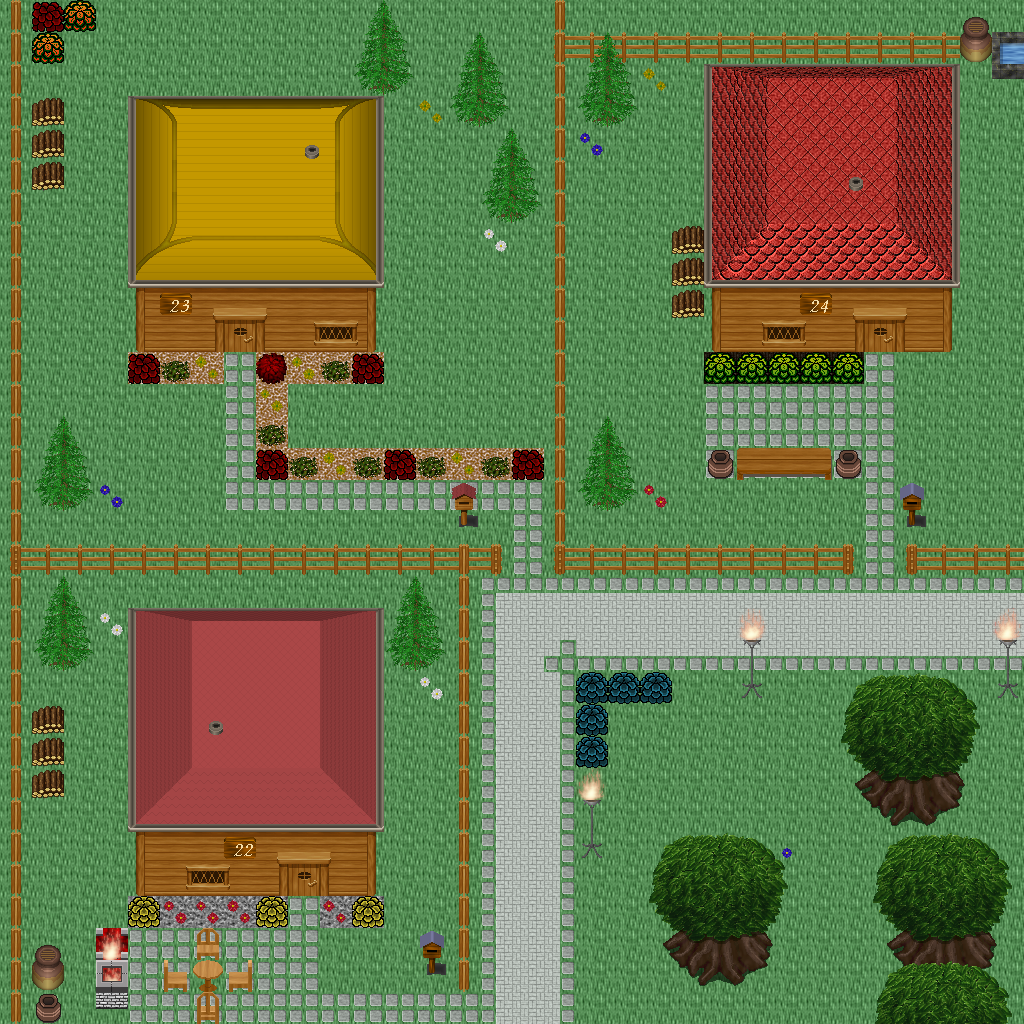

A 2D game scene composited from a Tiled map and its tileset images. What follows is a short description and the map's XML, with each tile layer's data collapsed to a summary:
An orthogonal 32x32 tile map with 32x32 px tiles, 5 tile layers (Ground, Objects, Objects2, Above, ...), 1 hidden layer not drawn, 60 tilesets.

<map version="1.10" tiledversion="1.11.0" orientation="orthogonal" renderorder="right-down" width="32" height="32" tilewidth="32" tileheight="32" infinite="0" nextlayerid="11" nextobjectid="1">
 <tileset firstgid="1" name="logic_collision" tilewidth="32" tileheight="32" tilecount="1" columns="1">
  <image source="../drawable/logic_collision.png" width="32" height="32" />
 </tileset>
 <tileset firstgid="2" name="building_decoration_orbpedestal" tilewidth="32" tileheight="32" tilecount="2" columns="1">
  <image source="../drawable/building_decoration_orbpedestal.png" width="32" height="64" />
 </tileset>
 <tileset firstgid="4" name="building_decoration_chimney" tilewidth="32" tileheight="32" tilecount="2" columns="1">
  <image source="../drawable/building_decoration_chimney.png" width="32" height="64" />
 </tileset>
 <tileset firstgid="6" name="item_statue_fairypool" tilewidth="32" tileheight="32" tilecount="16" columns="2">
  <image source="../drawable/item_statue_fairypool.png" width="64" height="256" />
 </tileset>
 <tileset firstgid="22" name="building_decoration_stone_details" tilewidth="32" tileheight="32" tilecount="4" columns="2">
  <image source="../drawable/building_decoration_stone_details.png" width="64" height="64" />
 </tileset>
 <tileset firstgid="26" name="building_door_closed" tilewidth="32" tileheight="32" tilecount="1" columns="1">
  <image source="../drawable/building_door_closed.png" width="32" height="32" />
 </tileset>
 <tileset firstgid="27" name="building_door_door" tilewidth="32" tileheight="32" tilecount="6" columns="3">
  <image source="../drawable/building_door_door.png" width="96" height="64" />
 </tileset>
 <tileset firstgid="33" name="building_fence_fence_chunky" tilewidth="32" tileheight="32" tilecount="21" columns="3">
  <image source="../drawable/building_fence_fence_chunky.png" width="96" height="224" />
 </tileset>
 <tileset firstgid="54" name="building_roof_blue" tilewidth="32" tileheight="32" tilecount="20" columns="5">
  <image source="../drawable/building_roof_blue.png" width="160" height="128" />
 </tileset>
 <tileset firstgid="74" name="building_roof_green" tilewidth="32" tileheight="32" tilecount="20" columns="5">
  <image source="../drawable/building_roof_green.png" width="160" height="128" />
 </tileset>
 <tileset firstgid="94" name="building_roof_red" tilewidth="32" tileheight="32" tilecount="20" columns="5">
  <image source="../drawable/building_roof_red.png" width="160" height="128" />
 </tileset>
 <tileset firstgid="114" name="building_roof_red2" tilewidth="32" tileheight="32" tilecount="20" columns="5">
  <image source="../drawable/building_roof_red2.png" width="160" height="128" />
 </tileset>
 <tileset firstgid="134" name="building_roof_roof_borders" tilewidth="32" tileheight="32" tilecount="9" columns="3">
  <image source="../drawable/building_roof_roof_borders.png" width="96" height="96" />
 </tileset>
 <tileset firstgid="143" name="building_roof_yellow" tilewidth="32" tileheight="32" tilecount="20" columns="5">
  <image source="../drawable/building_roof_yellow.png" width="160" height="128" />
 </tileset>
 <tileset firstgid="163" name="building_window_window_long" tilewidth="32" tileheight="32" tilecount="3" columns="3">
  <image source="../drawable/building_window_window_long.png" width="96" height="32" />
 </tileset>
 <tileset firstgid="166" name="ground_cobbled_paving" tilewidth="32" tileheight="32" tilecount="1" columns="1">
  <image source="../drawable/ground_cobbled_paving.png" width="32" height="32" />
 </tileset>
 <tileset firstgid="167" name="ground_gravel" tilewidth="32" tileheight="32" tilecount="1" columns="1">
  <image source="../drawable/ground_gravel.png" width="32" height="32" />
 </tileset>
 <tileset firstgid="168" name="ground_stone_floors" tilewidth="32" tileheight="32" tilecount="6" columns="3">
  <image source="../drawable/ground_stone_floors.png" width="96" height="64" />
 </tileset>
 <tileset firstgid="174" name="ground_ground" tilewidth="32" tileheight="32" tilecount="33" columns="3">
  <image source="../drawable/ground_ground.png" width="96" height="352" />
 </tileset>
 <tileset firstgid="207" name="plant_bush_various_small" tilewidth="32" tileheight="32" tilecount="9" columns="3">
  <image source="../drawable/plant_bush_various_small.png" width="96" height="96" />
 </tileset>
 <tileset firstgid="216" name="plant_flower_daisy_blue" tilewidth="32" tileheight="32" tilecount="8" columns="2">
  <image source="../drawable/plant_flower_daisy_blue.png" width="64" height="128" />
 </tileset>
 <tileset firstgid="224" name="plant_flower_daisy_red" tilewidth="32" tileheight="32" tilecount="8" columns="2">
  <image source="../drawable/plant_flower_daisy_red.png" width="64" height="128" />
 </tileset>
 <tileset firstgid="232" name="plant_flower_daisy_white" tilewidth="32" tileheight="32" tilecount="8" columns="2">
  <image source="../drawable/plant_flower_daisy_white.png" width="64" height="128" />
 </tileset>
 <tileset firstgid="240" name="plant_flower_daisy_yellow" tilewidth="32" tileheight="32" tilecount="8" columns="2">
  <image source="../drawable/plant_flower_daisy_yellow.png" width="64" height="128" />
 </tileset>
 <tileset firstgid="248" name="plant_tree_spruce" tilewidth="32" tileheight="32" tilecount="6" columns="2">
  <image source="../drawable/plant_tree_spruce.png" width="64" height="96" />
 </tileset>
 <tileset firstgid="254" name="item_pot_pot_purple" tilewidth="32" tileheight="32" tilecount="1" columns="1">
  <image source="../drawable/item_pot_pot_purple.png" width="32" height="32" />
 </tileset>
 <tileset firstgid="255" name="item_pot_pot_tall" tilewidth="32" tileheight="32" tilecount="2" columns="1">
  <image source="../drawable/item_pot_pot_tall.png" width="32" height="64" />
 </tileset>
 <tileset firstgid="257" name="item_pot_small_barrel" tilewidth="32" tileheight="32" tilecount="2" columns="1">
  <image source="../drawable/item_pot_small_barrel.png" width="32" height="64" />
 </tileset>
 <tileset firstgid="259" name="item_postbox" tilewidth="32" tileheight="32" tilecount="4" columns="2">
  <image source="../drawable/item_postbox.png" width="64" height="64" />
 </tileset>
 <tileset firstgid="263" name="furniture_chair_wooden_pale" tilewidth="32" tileheight="32" tilecount="4" columns="2">
  <image source="../drawable/furniture_chair_wooden_pale.png" width="64" height="64" />
 </tileset>
 <tileset firstgid="267" name="furniture_table_wooden" tilewidth="32" tileheight="32" tilecount="1" columns="1">
  <image source="../drawable/furniture_table_wooden.png" width="32" height="32" />
 </tileset>
 <tileset firstgid="268" name="furniture_table_brick_base" tilewidth="32" tileheight="32" tilecount="3" columns="3">
  <image source="../drawable/furniture_table_brick_base.png" width="96" height="32" />
 </tileset>
 <tileset firstgid="271" name="furniture_light_iron_lamp" tilewidth="32" tileheight="32" tilecount="3" columns="1">
  <image source="../drawable/furniture_light_iron_lamp.png" width="32" height="96" />
 </tileset>
 <tileset firstgid="274" name="furniture_light_flames" tilewidth="32" tileheight="32" tilecount="6" columns="6">
  <image source="../drawable/furniture_light_flames.png" width="192" height="32" />
 </tileset>
 <tileset firstgid="280" name="furniture_sink_dark_side_on" tilewidth="32" tileheight="32" tilecount="6" columns="3">
  <image source="../drawable/furniture_sink_dark_side_on.png" width="96" height="64" />
 </tileset>
 <tileset firstgid="286" name="ground_grass_corners" tilewidth="32" tileheight="32" tilecount="24" columns="6">
  <image source="../drawable/ground_grass_corners.png" width="192" height="128" />
 </tileset>
 <tileset firstgid="310" name="ground_grass_edges" tilewidth="32" tileheight="32" tilecount="36" columns="12">
  <image source="../drawable/ground_grass_edges.png" width="384" height="96" />
 </tileset>
 <tileset firstgid="346" name="plant_tree_tree_fluffy" tilewidth="32" tileheight="32" tilecount="12" columns="4">
  <image source="../drawable/plant_tree_tree_fluffy.png" width="128" height="96" />
 </tileset>
 <tileset firstgid="358" name="ground_water_dungeon_water" tilewidth="32" tileheight="32" tilecount="30" columns="3">
  <image source="../drawable/ground_water_dungeon_water.png" width="96" height="320" />
 </tileset>
 <tileset firstgid="388" name="furniture_table_wooden_rectangular" tilewidth="32" tileheight="32" tilecount="9" columns="3">
  <image source="../drawable/furniture_table_wooden_rectangular.png" width="96" height="96" />
 </tileset>
 <tileset firstgid="397" name="item_statue_metal_and_stone" tilewidth="32" tileheight="32" tilecount="6" columns="3">
  <image source="../drawable/item_statue_metal_and_stone.png" width="96" height="64" />
 </tileset>
 <tileset firstgid="403" name="ground_fire_fire" tilewidth="32" tileheight="32" tilecount="27" columns="3">
  <image source="../drawable/ground_fire_fire.png" width="96" height="288" />
 </tileset>
 <tileset firstgid="430" name="furniture_table_bench" tilewidth="32" tileheight="32" tilecount="3" columns="3">
  <image source="../drawable/furniture_table_bench.png" width="96" height="32" />
 </tileset>
 <tileset firstgid="433" name="plant_bush_hosta" tilewidth="32" tileheight="32" tilecount="9" columns="3">
  <image source="../drawable/plant_bush_hosta.png" width="96" height="96" />
 </tileset>
 <tileset firstgid="442" name="plant_tree_tree_green" tilewidth="32" tileheight="32" tilecount="88" columns="8">
  <image source="../drawable/plant_tree_tree_green.png" width="256" height="352" />
 </tileset>
 <tileset firstgid="530" name="item_sign_large" tilewidth="32" tileheight="32" tilecount="15" columns="5">
  <image source="../drawable/item_sign_large.png" width="160" height="96" />
 </tileset>
 <tileset firstgid="545" name="building_wall_wall_brown" tilewidth="32" tileheight="32" tilecount="12" columns="3">
  <image source="../drawable/building_wall_wall_brown.png" width="96" height="128" />
 </tileset>
 <tileset firstgid="557" name="ground_green_paving_4" tilewidth="32" tileheight="32" tilecount="3" columns="3">
  <image source="../drawable/ground_green_paving_4.png" width="96" height="32" />
 </tileset>
 <tileset firstgid="560" name="item_swing" tilewidth="32" tileheight="32" tilecount="4" columns="2">
  <image source="../drawable/item_swing.png" width="64" height="64" />
 </tileset>
 <tileset firstgid="564" name="item_fishrods" tilewidth="32" tileheight="32" tilecount="12" columns="4">
  <image source="../drawable/item_fishrods.png" width="128" height="96" />
 </tileset>
 <tileset firstgid="576" name="logic_creature_human_kalavan" tilewidth="32" tileheight="32" tilecount="5" columns="5">
  <image source="../drawable/logic_creature_human_kalavan.png" width="160" height="32" />
 </tileset>
 <tileset firstgid="581" name="logic_creature_animal" tilewidth="32" tileheight="32" tilecount="32" columns="8">
  <image source="../drawable/logic_creature_animal.png" width="256" height="128" />
 </tileset>
 <tileset firstgid="613" name="building_decoration_numbers" tilewidth="32" tileheight="32" tilecount="20" columns="2">
  <image source="../drawable/building_decoration_numbers.png" width="64" height="320" />
 </tileset>
 <tileset firstgid="633" name="ground_green_paving" tilewidth="32" tileheight="32" tilecount="18" columns="3">
  <image source="../drawable/ground_green_paving.png" width="96" height="192" />
 </tileset>
 <tileset firstgid="651" name="item_huge_orb" tilewidth="32" tileheight="32" tilecount="16" columns="2">
  <image source="../drawable/item_huge_orb.png" width="64" height="256" />
 </tileset>
 <tileset firstgid="667" name="light_light_5x5" tilewidth="32" tileheight="32" tilecount="25" columns="5">
  <image source="../drawable/light_light_5x5.png" width="160" height="160" />
 </tileset>
 <tileset firstgid="692" name="light_dim_light_5x5" tilewidth="32" tileheight="32" tilecount="25" columns="5">
  <image source="../drawable/light_dim_light_5x5.png" width="160" height="160" />
 </tileset>
 <tileset firstgid="717" name="item_firewood" tilewidth="32" tileheight="32" tilecount="12" columns="3">
  <image source="../drawable/item_firewood.png" width="96" height="128" />
 </tileset>
 <tileset firstgid="729" name="logic_creature_fowl" tilewidth="32" tileheight="32" tilecount="6" columns="6">
  <image source="../drawable/logic_creature_fowl.png" width="192" height="32" />
 </tileset>
 <tileset firstgid="735" name="logic_creature_human_imperial" tilewidth="32" tileheight="32" tilecount="16" columns="8">
  <image source="../drawable/logic_creature_human_imperial.png" width="256" height="64" />
 </tileset>
 <layer id="1" name="Ground" width="32" height="32">
  <data>[1024 cells, 1024 non-empty, 7 distinct tile ids]</data>
 </layer>
 <layer id="2" name="Objects" width="32" height="32">
  <data>[1024 cells, 398 non-empty, 57 distinct tile ids]</data>
 </layer>
 <layer id="3" name="Objects2" width="32" height="32">
  <data>[1024 cells, 48 non-empty, 24 distinct tile ids]</data>
 </layer>
 <layer id="4" name="Above" width="32" height="32">
  <data>[1024 cells, 270 non-empty, 87 distinct tile ids]</data>
 </layer>
 <layer id="5" name="Above2" width="32" height="32">
  <data>[1024 cells, 33 non-empty, 9 distinct tile ids]</data>
 </layer>
 <layer id="6" name="Walkable" width="32" height="32" visible="0">
  <data>[1024 cells, 333 non-empty, 1 distinct tile ids]</data>
 </layer>
 <objectgroup id="7" name="Mapevents" />
 <objectgroup id="8" name="Spawn" />
 <objectgroup id="9" name="Keys" />
 <objectgroup id="10" name="Replace" />
</map>
